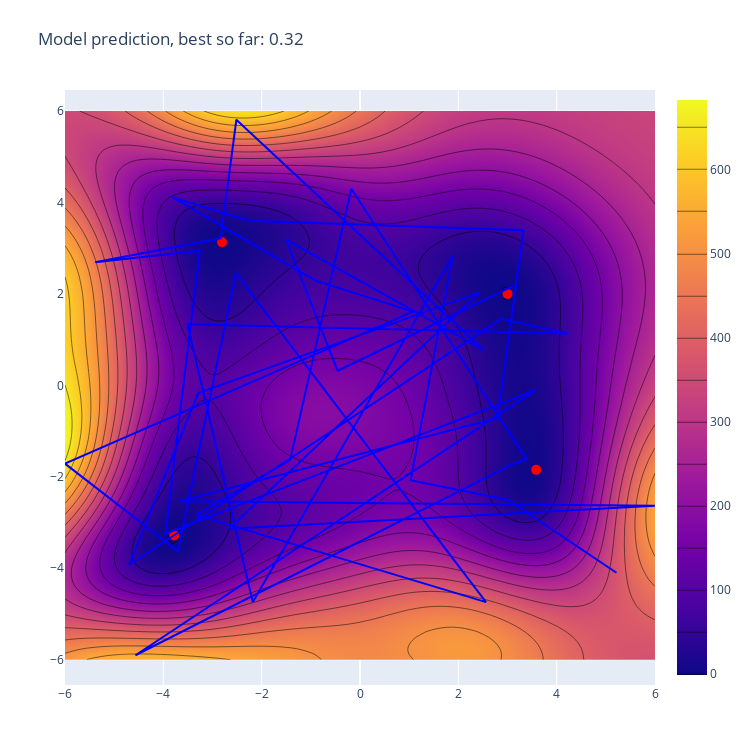

The cell this chart's notebook holds for it:
### Markdown cell above
#### Run optimization

### Code cell
# initialize
samples = domain.inputs.sample(10, seed=19)
y = []
for _, row in samples.iterrows():
    y.append(himmelblau(row["x_1"], row["x_2"]))
samples["y"] = y

sobo_strategy_data_model = SoboStrategy(domain=domain, acquisition_function=qEI(), seed=19)

sobo_strategy = strategies.map(sobo_strategy_data_model)

sobo_strategy.tell(experiments=samples)

prediction = sobo_strategy.predict(pd.DataFrame({"x_1": x_1.flatten(), "x_2": x_2.flatten()}))
pred = np.array(prediction["y_pred"]).reshape(100, 100)
fig = plot_himmelblau_opt(samples, pred)
fig.show()

# optimize
for i in range(30):
    new_sample = sobo_strategy.ask(candidate_count=1)

    y = []
    for i, row in new_sample.iterrows():
        y.append(himmelblau(row["x_1"], row["x_2"]))

    new_sample["y"] = y
    samples = pd.concat([samples, new_sample], join="inner")

    sobo_strategy.tell(experiments=samples)

    clear_output(wait=True)
    prediction = sobo_strategy.predict(pd.DataFrame({"x_1": x_1.flatten(), "x_2": x_2.flatten()}))
    pred = np.array(prediction["y_pred"]).reshape(100, 100)
    fig = plot_himmelblau_opt(samples, pred)
    fig.show()

    time.sleep(0.1)

### Figure 1 — Plotly figure (JSON) as saved in the notebook; plotly's stock layout.template omitted (floating-point values rounded to 4 significant figures; data arrays with more than 128 entries replaced by an {"elided": "..."} marker saying what was removed)
{"data": [{"contours": {"coloring": "heatmap"}, "type": "contour", "x": [-6, -5.879, -5.758, -5.636, -5.515, -5.394, -5.273, -5.152, -5.03, -4.909, -4.788, -4.667, -4.545, -4.424, -4.303, -4.182, -4.061, -3.939, -3.818, -3.697, -3.576, -3.455, -3.333, -3.212, -3.091, -2.97, -2.848, -2.727, -2.606, -2.485, -2.364, -2.242, -2.121, -2, -1.879, -1.758, -1.636, -1.515, -1.394, -1.273, -1.152, -1.03, -0.9091, -0.7879, -0.6667, -0.5455, -0.4242, -0.303, -0.1818, -0.06061, 0.06061, 0.1818, 0.303, 0.4242, 0.5455, 0.6667, 0.7879, 0.9091, 1.03, 1.152, 1.273, 1.394, 1.515, 1.636, 1.758, 1.879, 2, 2.121, 2.242, 2.364, 2.485, 2.606, 2.727, 2.848, 2.97, 3.091, 3.212, 3.333, 3.455, 3.576, 3.697, 3.818, 3.939, 4.061, 4.182, 4.303, 4.424, 4.545, 4.667, 4.788, 4.909, 5.03, 5.152, 5.273, 5.394, 5.515, 5.636, 5.758, 5.879, 6], "y": [-6, -5.879, -5.758, -5.636, -5.515, -5.394, -5.273, -5.152, -5.03, -4.909, -4.788, -4.667, -4.545, -4.424, -4.303, -4.182, -4.061, -3.939, -3.818, -3.697, -3.576, -3.455, -3.333, -3.212, -3.091, -2.97, -2.848, -2.727, -2.606, -2.485, -2.364, -2.242, -2.121, -2, -1.879, -1.758, -1.636, -1.515, -1.394, -1.273, -1.152, -1.03, -0.9091, -0.7879, -0.6667, -0.5455, -0.4242, -0.303, -0.1818, -0.06061, 0.06061, 0.1818, 0.303, 0.4242, 0.5455, 0.6667, 0.7879, 0.9091, 1.03, 1.152, 1.273, 1.394, 1.515, 1.636, 1.758, 1.879, 2, 2.121, 2.242, 2.364, 2.485, 2.606, 2.727, 2.848, 2.97, 3.091, 3.212, 3.333, 3.455, 3.576, 3.697, 3.818, 3.939, 4.061, 4.182, 4.303, 4.424, 4.545, 4.667, 4.788, 4.909, 5.03, 5.152, 5.273, 5.394, 5.515, 5.636, 5.758, 5.879, 6], "z": {"elided": "100x100 float values"}}, {"marker": {"color": "red", "size": 10}, "mode": "markers", "showlegend": false, "type": "scatter", "x": [3], "y": [2]}, {"marker": {"color": "red", "size": 10}, "mode": "markers", "showlegend": false, "type": "scatter", "x": [-2.805], "y": [3.131]}, {"marker": {"color": "red", "size": 10}, "mode": "markers", "showlegend": false, "type": "scatter", "x": [-3.779], "y": [-3.283]}, {"marker": {"color": "red", "size": 10}, "mode": "markers", "showlegend": false, "type": "scatter", "x": [3.584], "y": [-1.848]}, {"line": {"color": "blue", "width": 2}, "mode": "lines", "showlegend": false, "type": "scatter", "x": [5.216, 3.013, 1.031, 1.884, -2.18, -3.511, 4.24, 2.87, -4.695, -3.293, 2.435, -2.665, 6, -3.671, 2.8, 3.327, -2.26, -3.818, -0.9079, 1.078, -6, -3.703, -2.523, 2.564, -3.334, -1.419, -0.1764, 3.391, 3.074, -4.567, 3.581, -3.959, -3.258, -5.386, -2.834, -2.514, 2.513, -1.503, -0.455, 3.143], "y": [-4.099, -2.506, -2.074, 2.828, -4.738, 1.337, 1.131, 1.455, -3.929, -0.1707, 2.034, -3.136, -2.635, -2.536, -0.7145, 3.391, 3.599, 4.115, 2.294, 1.613, -1.712, -3.627, 2.451, -4.741, -2.832, -1.631, 4.302, -1.623, -1.738, -5.903, -0.09942, -3.243, 2.946, 2.695, 3.216, 5.809, 0.7742, 3.186, 0.3188, 2.187]}], "layout": {"autosize": false, "height": 750, "margin": {"b": 65, "l": 65, "r": 50, "t": 90}, "scene": {"xaxis": {"title": {"text": "x_1"}}, "yaxis": {"title": {"text": "x_2"}}, "zaxis": {"title": {"text": "y"}}}, "title": {"text": "Model prediction, best so far: 0.32"}, "width": 750}}
